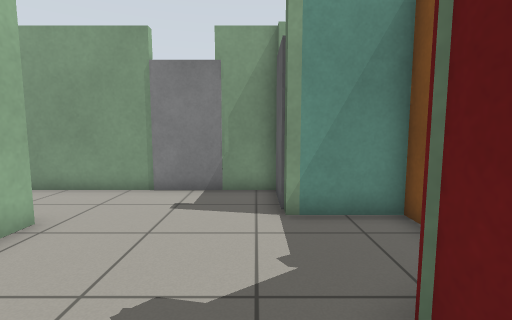
View 1 (above)

12 first-person views from a walk through a Gazebo world. The camera is 0.94 m above the floor, tilts 6° down and sees 85° across. The floor is counted in squares, 0.5 m on a side. Each view is taken from the middle of a square. On the plan, view 1 faces up. The plan holds only what a view shows up to about 16 squares ahead; the rest is blank. The place goes on beyond the plan. Robots are left out. Simple patterns stand in for the simulator's built-in surfaces.

View 2
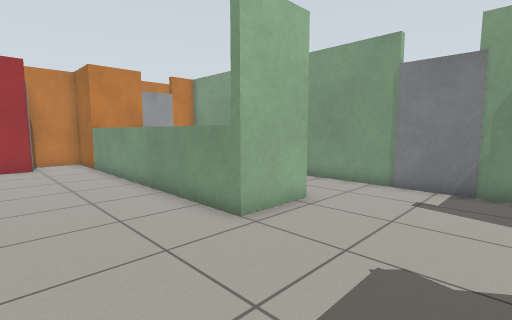

View 3
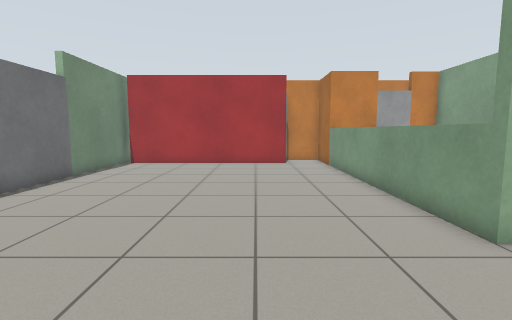

View 4
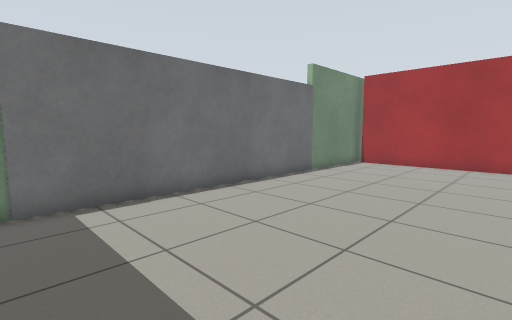

View 5
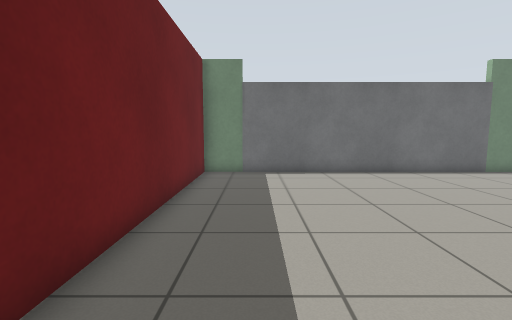

View 6
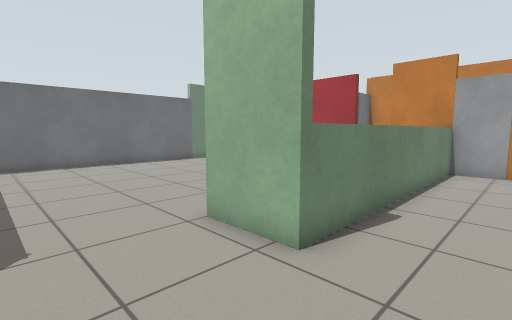

View 7
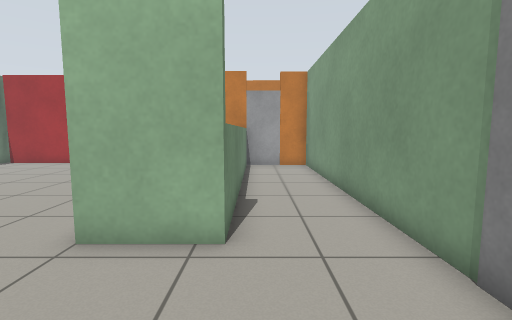

View 8
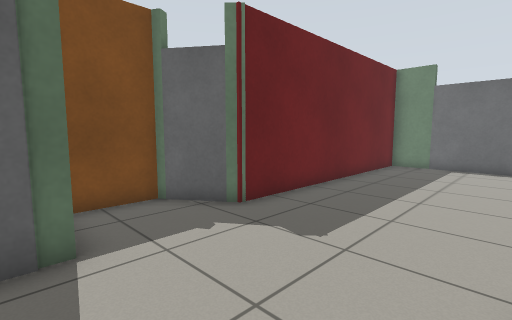

View 9
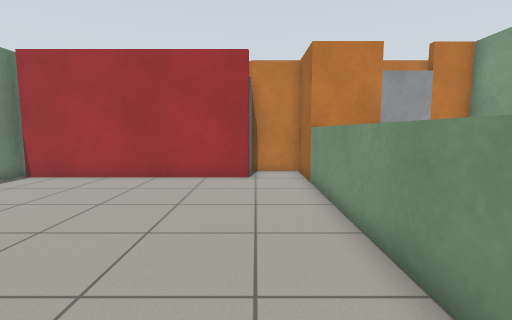

View 10
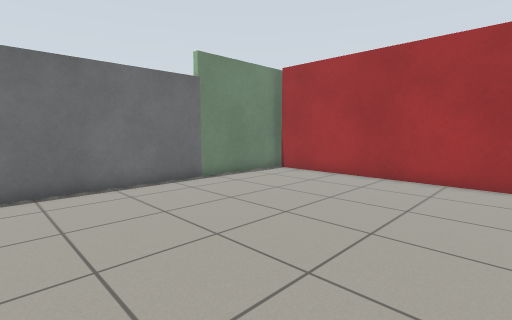

View 11
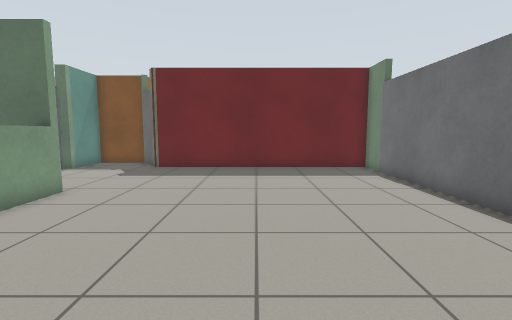

View 12
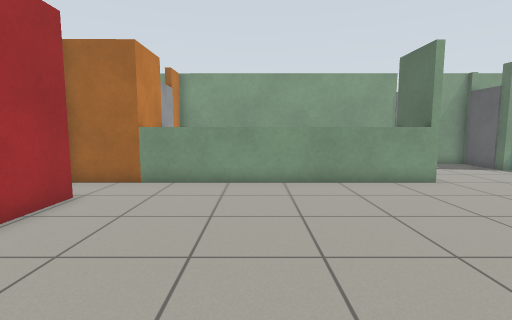

### Floor plan
Points are (right, up) in squares from view 1. A wall is a line through its corners. A room is listed if a view was taken in it or the views show most of it. See-through windows are left out.
Room 1 (views 1, 2, 3, 4, 5, 6, 7, 8, 9, 10, 11, 12)
walls: (-16.2, 0.7) (-16.2, -8.4); (-3.1, 8.7) (-15.2, 8.7) (-15.2, 7.4); (0.7, 6.1) (0.7, 6.6); (-15.3, 5.5) (-4.5, 5.5) (-4.5, 3) (-16.4, 3); (-0.5, -8.6) (1.4, -8.6) (1.4, 1.6); (0.7, 8.7) (-1.1, 8.7); (-16.6, -8.6) (-11.4, -8.6)
ways out: opening at (-16, 1.5); opening at (2, 3.5); gap at (-16, -8)
objects: door leaf (-16, 6) to (-15, 7); door leaf (-11, -9) to (-1, -9); door leaf (-2, 9); door leaf (1, 7) to (1, 8)

Where each view was taken, in squares from view 1:
view 1: 0 up, 0 right, facing up
view 2: 1 down, 0 right, facing up-left
view 3: 1 down, 0 right, facing left
view 4: 1 down, 0 right, facing down-left
view 5: 4 up, 1 left, facing down
view 6: 8 up, 1 left, facing down-left
view 7: 6 up, 0 right, facing left
view 8: 7 up, 4 left, facing down-right
view 9: 1 up, 5 left, facing left
view 10: 1 up, 5 left, facing down-left
view 11: 3 down, 13 left, facing right
view 12: 7 down, 11 left, facing up
